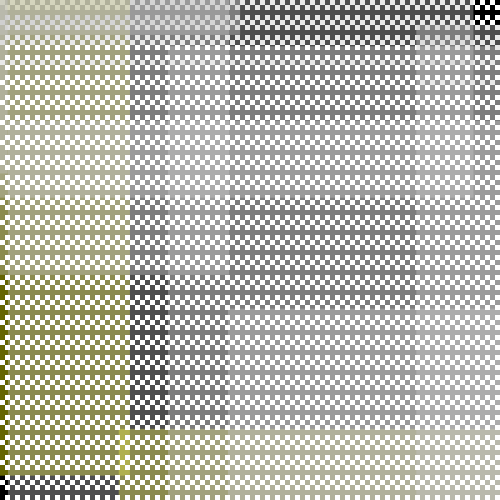
Frame 1 (no input)
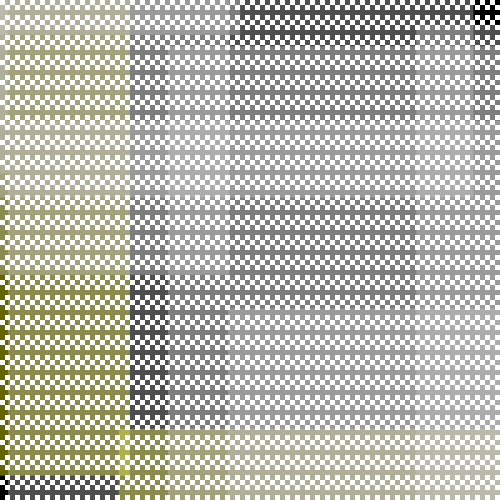
Frame 60 (the mouse pressed at the canvas centre just before this capture)
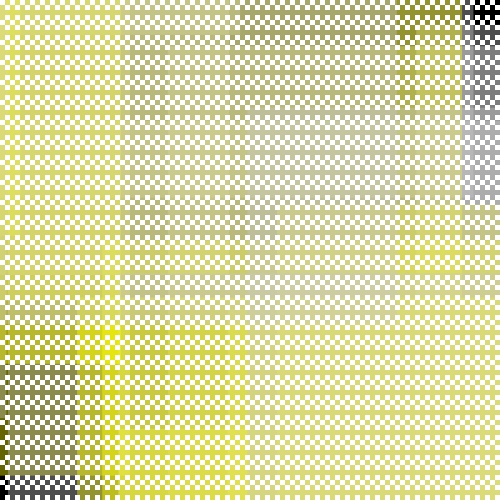
Frame 120 (the mouse held since frame 60 and released just before this capture)

The Processing sketch that drew these frames (run headless with seeded random() and noise(); from frame 60 on, the mouse is pressed at the canvas centre):

// Processing sketch: processing_38428
// ── processing_38428.pde

/*Project 1
I took a repetion of checkerboards and overlaid rectangles that resemble
trace. This trace is ordered by the grid set up by the checkerboard and the composition looks at the 
effects of the trace on the background and the traces interaction with itself.*/

void setup(){
  size(500,500);
  background(0);
  smooth();
  
}

float numOfRects=5;

void draw(){
  
   //creates white in checkerboard pattern
  for(int a=0; a<height; a+=10){
    
   for(int x=0; x<width; x+=5){
     noStroke();
     fill(255);
     rect((x*2),(a*2),5,5);
       }
       
   for(int y=0; y<width; y+=5){
    fill(255);
    rect(((y*2)+5),(a*1)+5,5,5);  
    }
  
  //fills the rectangles that generate from corners
  //50% chance yellow "trace" 50% chance white "trace"
  if(random(100)>50){
    fill(255,255,0,100);
  }
  else{
    fill(200,100);
  }
  
  //generates the rectangles from top left
  if(numOfRects>0){    
    rect(0,0,random(0,100)*5,random(0,100)*5);//multipied by 5 to make it conform to the checkerboard grid
  }
  
  //generates rectangles from bottom right
  if(numOfRects>0){
     rect(random(0,100)*5,random(0,100)*5,width,height);//multipied by 5 to make it conform to the checkerboard grid
  }
  
  numOfRects--;
  } 
 
}

//resets the drawing when mouse is clicked
void mousePressed(){
  background(0);
  numOfRects=5;
}
